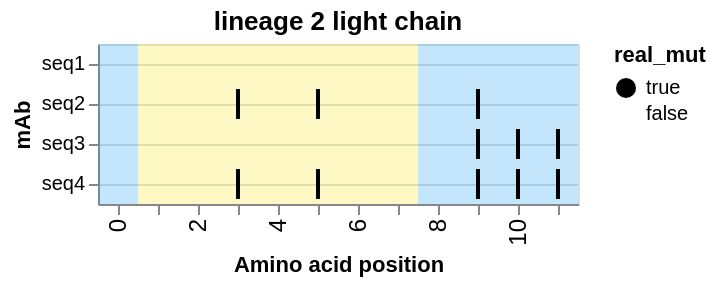

Here is the Vega-Lite specification saved for this chart:
### Vega-Lite specification from a JSON file in a GitHub repository (floating-point values rounded to 4 significant figures)
{"config": {"view": {"continuousWidth": 400, "continuousHeight": 300}}, "layer": [{"data": {"name": "data-724373cbb03490078ad328a469fb0e99"}, "mark": {"type": "rect", "color": "#169cf5", "opacity": 0.25}, "encoding": {"x": {"type": "ordinal", "field": "position"}}}, {"data": {"name": "data-0c612da8f9b79a6c219f6796be124914"}, "mark": {"type": "rect", "color": "#f5e216", "opacity": 0.25}, "encoding": {"x": {"type": "ordinal", "field": "position"}}}, {"data": {"name": "data-5ed8dfb03c7acdb8fb32bce0cc463f57"}, "mark": {"type": "tick", "opacity": 1, "thickness": 2}, "encoding": {"color": {"type": "nominal", "field": "real_mut", "scale": {"domain": [true, false], "range": ["black", "transparent"]}}, "x": {"type": "ordinal", "axis": {"grid": false, "labelFontSize": 12, "labelOverlap": "parity", "labelSeparation": 10}, "field": "position", "title": "Amino acid position"}, "y": {"type": "nominal", "axis": {"grid": true, "labels": true, "orient": "left", "title": "mAb"}, "field": "seq_id", "sort": ["seq1", "seq2", "seq3", "seq4"], "title": "sequence"}}, "title": "lineage 2 light chain"}], "$schema": "https://vega.github.io/schema/vega-lite/v5.json", "datasets": {"data-724373cbb03490078ad328a469fb0e99": [{"type": "naive", "index": 0, "seq_id": "seq1", "position": 0, "mut_from": "A", "mut_to": "A", "region": "Framework", "framework": true, "radical": false, "real_mut": false}, {"type": "naive", "index": 0, "seq_id": "seq1", "position": 8, "mut_from": "A", "mut_to": "A", "region": "Framework", "framework": true, "radical": false, "real_mut": false}, {"type": "naive", "index": 0, "seq_id": "seq1", "position": 9, "mut_from": "T", "mut_to": "T", "region": "Framework", "framework": true, "radical": false, "real_mut": false}, {"type": "naive", "index": 0, "seq_id": "seq1", "position": 10, "mut_from": "C", "mut_to": "C", "region": "Framework", "framework": true, "radical": false, "real_mut": false}, {"type": "naive", "index": 0, "seq_id": "seq1", "position": 11, "mut_from": "G", "mut_to": "G", "region": "Framework", "framework": true, "radical": false, "real_mut": false}], "data-0c612da8f9b79a6c219f6796be124914": [{"type": "naive", "index": 0, "seq_id": "seq1", "position": 1, "mut_from": "T", "mut_to": "T", "region": "CDR", "framework": false, "radical": false, "real_mut": false}, {"type": "naive", "index": 0, "seq_id": "seq1", "position": 2, "mut_from": "C", "mut_to": "C", "region": "CDR", "framework": false, "radical": false, "real_mut": false}, {"type": "naive", "index": 0, "seq_id": "seq1", "position": 3, "mut_from": "G", "mut_to": "G", "region": "CDR", "framework": false, "radical": false, "real_mut": false}, {"type": "naive", "index": 0, "seq_id": "seq1", "position": 4, "mut_from": "A", "mut_to": "A", "region": "CDR", "framework": false, "radical": false, "real_mut": false}, {"type": "naive", "index": 0, "seq_id": "seq1", "position": 5, "mut_from": "T", "mut_to": "T", "region": "CDR", "framework": false, "radical": false, "real_mut": false}, {"type": "naive", "index": 0, "seq_id": "seq1", "position": 6, "mut_from": "C", "mut_to": "C", "region": "CDR", "framework": false, "radical": false, "real_mut": false}, {"type": "naive", "index": 0, "seq_id": "seq1", "position": 7, "mut_from": "G", "mut_to": "G", "region": "CDR", "framework": false, "radical": false, "real_mut": false}], "data-5ed8dfb03c7acdb8fb32bce0cc463f57": [{"type": "naive", "index": 0, "seq_id": "seq1", "position": 0, "mut_from": "A", "mut_to": "A", "region": "Framework", "framework": true, "radical": false, "real_mut": false}, {"type": "naive", "index": 0, "seq_id": "seq1", "position": 1, "mut_from": "T", "mut_to": "T", "region": "CDR", "framework": false, "radical": false, "real_mut": false}, {"type": "naive", "index": 0, "seq_id": "seq1", "position": 2, "mut_from": "C", "mut_to": "C", "region": "CDR", "framework": false, "radical": false, "real_mut": false}, {"type": "naive", "index": 0, "seq_id": "seq1", "position": 3, "mut_from": "G", "mut_to": "G", "region": "CDR", "framework": false, "radical": false, "real_mut": false}, {"type": "naive", "index": 0, "seq_id": "seq1", "position": 4, "mut_from": "A", "mut_to": "A", "region": "CDR", "framework": false, "radical": false, "real_mut": false}, {"type": "naive", "index": 0, "seq_id": "seq1", "position": 5, "mut_from": "T", "mut_to": "T", "region": "CDR", "framework": false, "radical": false, "real_mut": false}, {"type": "naive", "index": 0, "seq_id": "seq1", "position": 6, "mut_from": "C", "mut_to": "C", "region": "CDR", "framework": false, "radical": false, "real_mut": false}, {"type": "naive", "index": 0, "seq_id": "seq1", "position": 7, "mut_from": "G", "mut_to": "G", "region": "CDR", "framework": false, "radical": false, "real_mut": false}, {"type": "naive", "index": 0, "seq_id": "seq1", "position": 8, "mut_from": "A", "mut_to": "A", "region": "Framework", "framework": true, "radical": false, "real_mut": false}, {"type": "naive", "index": 0, "seq_id": "seq1", "position": 9, "mut_from": "T", "mut_to": "T", "region": "Framework", "framework": true, "radical": false, "real_mut": false}, {"type": "naive", "index": 0, "seq_id": "seq1", "position": 10, "mut_from": "C", "mut_to": "C", "region": "Framework", "framework": true, "radical": false, "real_mut": false}, {"type": "naive", "index": 0, "seq_id": "seq1", "position": 11, "mut_from": "G", "mut_to": "G", "region": "Framework", "framework": true, "radical": false, "real_mut": false}, {"type": "lineage_member", "index": 1, "seq_id": " seq2", "position": 0, "mut_from": "A", "mut_to": "A", "region": "Framework", "framework": true, "radical": false, "real_mut": false}, {"type": "lineage_member", "index": 1, "seq_id": " seq2", "position": 1, "mut_from": "T", "mut_to": "T", "region": "CDR", "framework": false, "radical": false, "real_mut": false}, {"type": "lineage_member", "index": 1, "seq_id": " seq2", "position": 2, "mut_from": "C", "mut_to": "C", "region": "CDR", "framework": false, "radical": false, "real_mut": false}, {"type": "lineage_member", "index": 1, "seq_id": " seq2", "position": 3, "mut_from": "G", "mut_to": "A", "region": "CDR", "framework": false, "radical": false, "real_mut": true}, {"type": "lineage_member", "index": 1, "seq_id": " seq2", "position": 4, "mut_from": "A", "mut_to": "A", "region": "CDR", "framework": false, "radical": false, "real_mut": false}, {"type": "lineage_member", "index": 1, "seq_id": " seq2", "position": 5, "mut_from": "T", "mut_to": "A", "region": "CDR", "framework": false, "radical": false, "real_mut": true}, {"type": "lineage_member", "index": 1, "seq_id": " seq2", "position": 6, "mut_from": "C", "mut_to": "C", "region": "CDR", "framework": false, "radical": false, "real_mut": false}, {"type": "lineage_member", "index": 1, "seq_id": " seq2", "position": 7, "mut_from": "G", "mut_to": "G", "region": "CDR", "framework": false, "radical": false, "real_mut": false}, {"type": "lineage_member", "index": 1, "seq_id": " seq2", "position": 8, "mut_from": "A", "mut_to": "A", "region": "Framework", "framework": true, "radical": false, "real_mut": false}, {"type": "lineage_member", "index": 1, "seq_id": " seq2", "position": 9, "mut_from": "T", "mut_to": "A", "region": "Framework", "framework": true, "radical": false, "real_mut": true}, {"type": "lineage_member", "index": 1, "seq_id": " seq2", "position": 10, "mut_from": "C", "mut_to": "C", "region": "Framework", "framework": true, "radical": false, "real_mut": false}, {"type": "lineage_member", "index": 1, "seq_id": " seq2", "position": 11, "mut_from": "G", "mut_to": "G", "region": "Framework", "framework": true, "radical": false, "real_mut": false}, {"type": "lineage_member", "index": 2, "seq_id": "  seq3", "position": 0, "mut_from": "A", "mut_to": "A", "region": "Framework", "framework": true, "radical": false, "real_mut": false}, {"type": "lineage_member", "index": 2, "seq_id": "  seq3", "position": 1, "mut_from": "T", "mut_to": "T", "region": "CDR", "framework": false, "radical": false, "real_mut": false}, {"type": "lineage_member", "index": 2, "seq_id": "  seq3", "position": 2, "mut_from": "C", "mut_to": "C", "region": "CDR", "framework": false, "radical": false, "real_mut": false}, {"type": "lineage_member", "index": 2, "seq_id": "  seq3", "position": 3, "mut_from": "G", "mut_to": "G", "region": "CDR", "framework": false, "radical": false, "real_mut": false}, {"type": "lineage_member", "index": 2, "seq_id": "  seq3", "position": 4, "mut_from": "A", "mut_to": "A", "region": "CDR", "framework": false, "radical": false, "real_mut": false}, {"type": "lineage_member", "index": 2, "seq_id": "  seq3", "position": 5, "mut_from": "T", "mut_to": "T", "region": "CDR", "framework": false, "radical": false, "real_mut": false}, {"type": "lineage_member", "index": 2, "seq_id": "  seq3", "position": 6, "mut_from": "C", "mut_to": "C", "region": "CDR", "framework": false, "radical": false, "real_mut": false}, {"type": "lineage_member", "index": 2, "seq_id": "  seq3", "position": 7, "mut_from": "G", "mut_to": "G", "region": "CDR", "framework": false, "radical": false, "real_mut": false}, {"type": "lineage_member", "index": 2, "seq_id": "  seq3", "position": 8, "mut_from": "A", "mut_to": "A", "region": "Framework", "framework": true, "radical": false, "real_mut": false}, {"type": "lineage_member", "index": 2, "seq_id": "  seq3", "position": 9, "mut_from": "T", "mut_to": "A", "region": "Framework", "framework": true, "radical": false, "real_mut": true}, {"type": "lineage_member", "index": 2, "seq_id": "  seq3", "position": 10, "mut_from": "C", "mut_to": "A", "region": "Framework", "framework": true, "radical": true, "real_mut": true}, {"type": "lineage_member", "index": 2, "seq_id": "  seq3", "position": 11, "mut_from": "G", "mut_to": "A", "region": "Framework", "framework": true, "radical": false, "real_mut": true}, {"type": "lineage_member", "index": 3, "seq_id": "   seq4", "position": 0, "mut_from": "A", "mut_to": "A", "region": "Framework", "framework": true, "radical": false, "real_mut": false}, {"type": "lineage_member", "index": 3, "seq_id": "   seq4", "position": 1, "mut_from": "T", "mut_to": "T", "region": "CDR", "framework": false, "radical": false, "real_mut": false}, {"type": "lineage_member", "index": 3, "seq_id": "   seq4", "position": 2, "mut_from": "C", "mut_to": "C", "region": "CDR", "framework": false, "radical": false, "real_mut": false}, {"type": "lineage_member", "index": 3, "seq_id": "   seq4", "position": 3, "mut_from": "G", "mut_to": "A", "region": "CDR", "framework": false, "radical": false, "real_mut": true}, {"type": "lineage_member", "index": 3, "seq_id": "   seq4", "position": 4, "mut_from": "A", "mut_to": "A", "region": "CDR", "framework": false, "radical": false, "real_mut": false}, {"type": "lineage_member", "index": 3, "seq_id": "   seq4", "position": 5, "mut_from": "T", "mut_to": "A", "region": "CDR", "framework": false, "radical": false, "real_mut": true}, {"type": "lineage_member", "index": 3, "seq_id": "   seq4", "position": 6, "mut_from": "C", "mut_to": "C", "region": "CDR", "framework": false, "radical": false, "real_mut": false}, {"type": "lineage_member", "index": 3, "seq_id": "   seq4", "position": 7, "mut_from": "G", "mut_to": "G", "region": "CDR", "framework": false, "radical": false, "real_mut": false}, {"type": "lineage_member", "index": 3, "seq_id": "   seq4", "position": 8, "mut_from": "A", "mut_to": "A", "region": "Framework", "framework": true, "radical": false, "real_mut": false}, {"type": "lineage_member", "index": 3, "seq_id": "   seq4", "position": 9, "mut_from": "T", "mut_to": "A", "region": "Framework", "framework": true, "radical": false, "real_mut": true}, {"type": "lineage_member", "index": 3, "seq_id": "   seq4", "position": 10, "mut_from": "C", "mut_to": "A", "region": "Framework", "framework": true, "radical": true, "real_mut": true}, {"type": "lineage_member", "index": 3, "seq_id": "   seq4", "position": 11, "mut_from": "G", "mut_to": "A", "region": "Framework", "framework": true, "radical": false, "real_mut": true}]}, "data": {"name": "data-724373cbb03490078ad328a469fb0e99"}}
